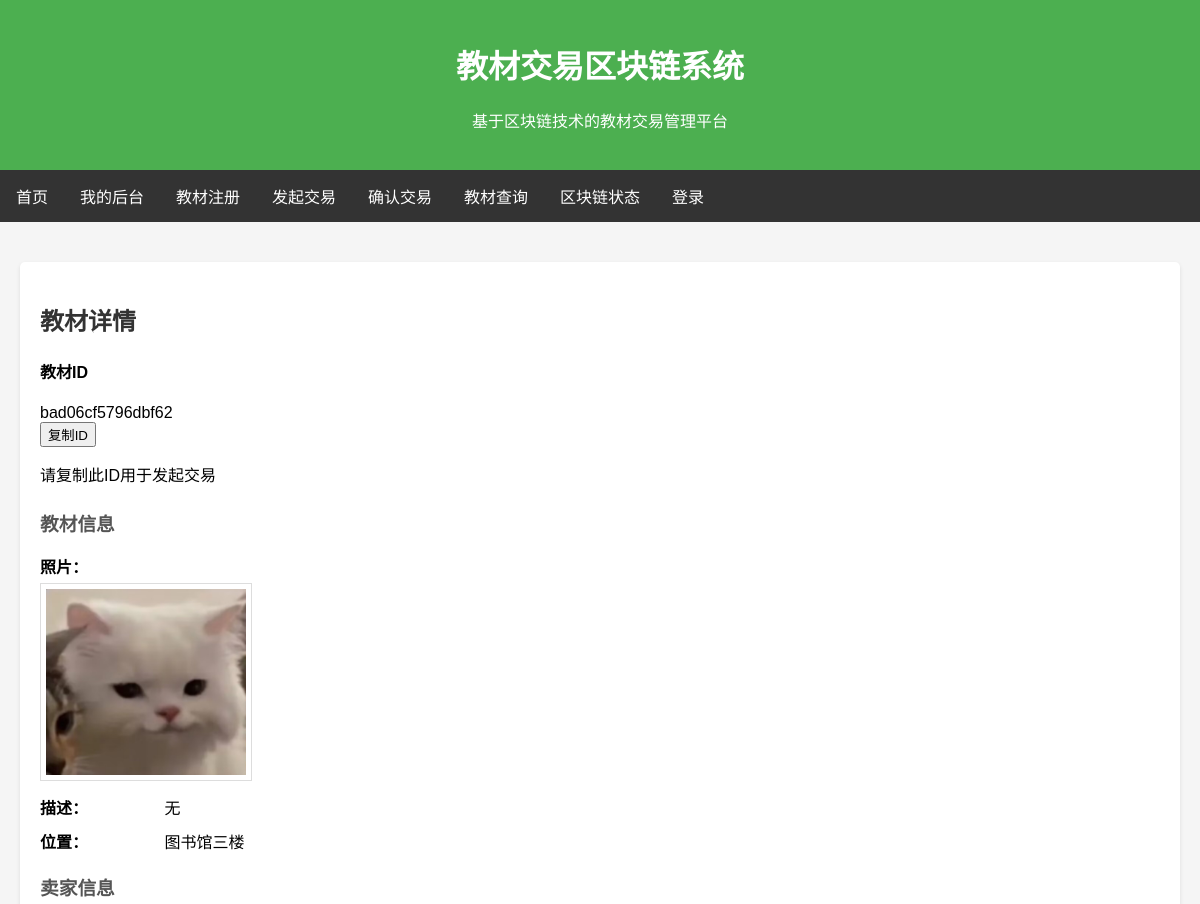
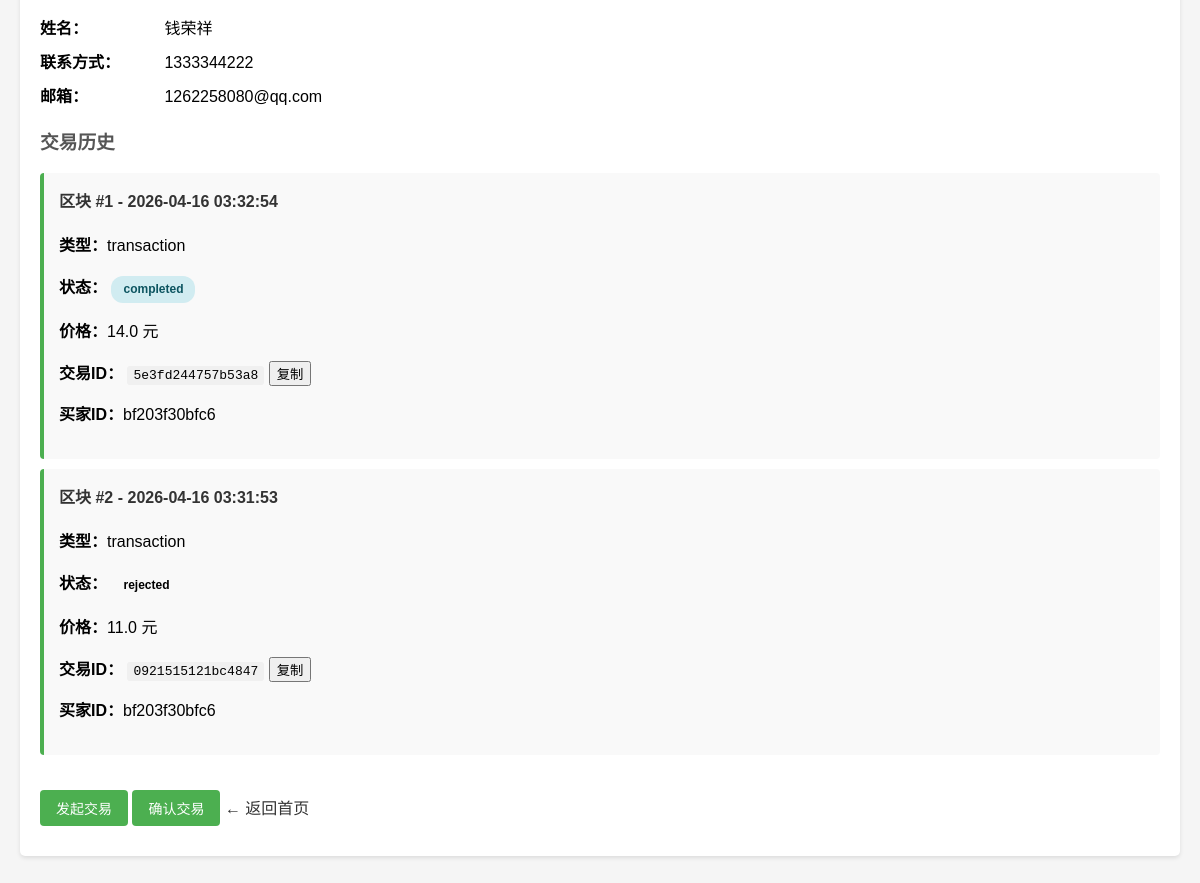
The app's page /textbook/bad06cf5796dbf62 with its own data (2 pictures, top to bottom).
### tables this page shows
CREATE TABLE textbook_metadata (
            textbook_id TEXT PRIMARY KEY,
            photos TEXT,
            description TEXT,
            seller_id TEXT,
            location TEXT,
            created_at TIMESTAMP DEFAULT CURRENT_TIMESTAMP,
            FOREIGN KEY (seller_id) REFERENCES users(user_id)
        );

CREATE TABLE users (
            user_id TEXT PRIMARY KEY,
            name TEXT NOT NULL,
            contact TEXT NOT NULL,
            email TEXT,
            password_hash TEXT,
            created_at TIMESTAMP DEFAULT CURRENT_TIMESTAMP
        );

CREATE TABLE transactions (
            transaction_id TEXT PRIMARY KEY,
            textbook_id TEXT,
            buyer_id TEXT,
            offer_price REAL,
            status TEXT,
            blockchain_hash TEXT,
            created_at TIMESTAMP DEFAULT CURRENT_TIMESTAMP,
            updated_at TIMESTAMP DEFAULT CURRENT_TIMESTAMP,
            FOREIGN KEY (textbook_id) REFERENCES textbook_metadata(textbook_id),
            FOREIGN KEY (buyer_id) REFERENCES users(user_id)
        );

### app.py (the view)
@app.route('/textbook/<textbook_id>')
def textbook_detail(textbook_id):
    history = transaction_system.get_textbook_history(textbook_id)
    combined_info = db_manager.get_combined_textbook_info(textbook_id, history)
    return render_template('textbook_detail.html',
                         textbook_id=textbook_id,
                         history=history,
                         combined_info=combined_info)

### database.py (called while the page is built)
    def get_user(self, user_id):
        conn = sqlite3.connect(self.db_path)
        cursor = conn.cursor()
        cursor.execute('SELECT * FROM users WHERE user_id = ?', (user_id,))
        user = cursor.fetchone()
        conn.close()
        if user:
            return {
                'user_id': user[0],
                'name': user[1],
                'contact': user[2],
                'email': user[3],
                'created_at': user[4]
            }
        return None

    def get_textbook_metadata(self, textbook_id):
        conn = sqlite3.connect(self.db_path)
        cursor = conn.cursor()
        cursor.execute('SELECT * FROM textbook_metadata WHERE textbook_id = ?', (textbook_id,))
        metadata = cursor.fetchone()
        conn.close()
        if metadata:
            return {
                'textbook_id': metadata[0],
                'photos': metadata[1],
                'description': metadata[2],
                'seller_id': metadata[3],
                'location': metadata[4],
                'created_at': metadata[5]
            }
        return None

    def get_combined_textbook_info(self, textbook_id, blockchain_history):
        metadata = self.get_textbook_metadata(textbook_id)
        combined_info = {
            'blockchain_history': blockchain_history,
            'metadata': metadata
        }
        if metadata and metadata['seller_id']:
            seller_info = self.get_user(metadata['seller_id'])
            combined_info['seller_info'] = seller_info
        return combined_info

    def get_transactions_by_textbook(self, textbook_id):
        conn = sqlite3.connect(self.db_path)
        cursor = conn.cursor()
        cursor.execute('SELECT * FROM transactions WHERE textbook_id = ? ORDER BY created_at DESC', (textbook_id,))
        txs = cursor.fetchall()
        conn.close()
        transactions = []
        for tx in txs:
            transactions.append({
                'transaction_id': tx[0],
                'textbook_id': tx[1],
                'buyer_id': tx[2],
                'offer_price': tx[3],
                'status': tx[4],
                'blockchain_hash': tx[5],
                'created_at': tx[6],
                'updated_at': tx[7]
            })
        return transactions

### fisco_client.py (called while the page is built, shortened)
    def is_available(self):
        if not getattr(self, "client", None):
            return False

### textbook_service.py (called while the page is built)
    def _chain_available(self):
        return bool(fisco_client and fisco_client.is_available())

### templates/textbook_detail.html (shortened to what this page needs)
<!DOCTYPE html>
<html lang="zh-CN">
<head>
</head>
<body>
    <header>
        <h1>教材交易区块链系统</h1>
        <p>基于区块链技术的教材交易管理平台</p>
    </header>
    <nav>
        <a href="/">首页</a>
        <a href="/dashboard">我的后台</a>
        <a href="/textbook/register">教材注册</a>
        <a href="/transaction/initiate">发起交易</a>
        <a href="/transaction/confirm">确认交易</a>
        <a href="/textbook/search">教材查询</a>
        <a href="/blockchain/status">区块链状态</a>
        {% if session.get('user_id') %}
            <a href="/auth/logout">退出</a>
        {% else %}
            <a href="/auth/login">登录</a>
        {% endif %}
    </nav>
    <div class="container">
        <div class="card">
            <h2>教材详情</h2>
            <div class="textbook-id-display">
                <h4>教材ID</h4>
                <div class="textbook-id-value" id="textbookId">{{ textbook_id }}</div>
                <button class="copy-btn" onclick="copyText('textbookId')">复制ID</button>
                <p class="hint">请复制此ID用于发起交易</p>
            </div>
            {% if combined_info.metadata %}
            <h3>教材信息</h3>
            <div class="info-item">
                <span class="info-label">照片：</span>
                <span>
                    {% if combined_info.metadata.photos %}
                        {% set photos = combined_info.metadata.photos.split(',') %}
                        {% for photo in photos %}
                            {% if photo %}
                            <div style="margin: 5px 0;">
                                <img src="/uploads/{{ photo }}" alt="教材照片" style="max-width: 200px; max-height: 200px; border: 1px solid #ddd; padding: 5px;">
                            </div>
                            {% endif %}
                        {% endfor %}
                    {% else %}
                        无
                    {% endif %}
                </span>
            </div>
            <div class="info-item">
                <span class="info-label">描述：</span>
                <span>{{ combined_info.metadata.description or '无' }}</span>
            </div>
            <div class="info-item">
                <span class="info-label">位置：</span>
                <span>{{ combined_info.metadata.location or '无' }}</span>
            </div>
            {% endif %}
            {% if combined_info.seller_info %}
            <h3>卖家信息</h3>
            <div class="info-item">
                <span class="info-label">姓名：</span>
                <span>{{ combined_info.seller_info.name }}</span>
            </div>
            <div class="info-item">
                <span class="info-label">联系方式：</span>
                <span>{{ combined_info.seller_info.contact }}</span>
            </div>
            <div class="info-item">
                <span class="info-label">邮箱：</span>
                <span>{{ combined_info.seller_info.email or '无' }}</span>
            </div>
            {% endif %}
            <h3>交易历史</h3>
            {% if history %}
                {% for record in history %}
                <div class="history-item">
                    <h4>区块 #{{ record.block_index }} - {{ record.timestamp }}</h4>
                    <p><strong>类型：</strong>{{ record.transaction.type }}</p>
                    <p><strong>状态：</strong>
                        <span class="status-badge
                            {% if record.transaction.status == 'completed' %}status-completed{% endif %}
                        ">
                            {{ record.transaction.status }}
                        </span>
                    </p>
                    {% if record.transaction.offer_price %}
                    <p><strong>价格：</strong>{{ record.transaction.offer_price }} 元</p>
                    {% endif %}
                    {% if record.transaction.transaction_id %}
                    <p><strong>交易ID：</strong>
                        <span style="font-family: monospace; background-color: #f0f0f0; padding: 2px 6px; border-radius: 3px;">{{ record.transaction.transaction_id }}</span>
                        <button class="copy-btn" onclick="copyTextToClipboard('{{ record.transaction.transaction_id }}')">复制</button>
                    </p>
                    {% endif %}
                    {% if record.transaction.buyer_id %}
                    <p><strong>买家ID：</strong>{{ record.transaction.buyer_id }}</p>
                    {% endif %}
                </div>
                {% endfor %}
            {% else %}
                <p>暂无交易记录</p>
            {% endif %}
            <div style="margin-top: 20px;">
                <a href="/transaction/initiate" class="btn">发起交易</a>
                <a href="/transaction/confirm" class="btn">确认交易</a>
                <a href="/" class="back-link">← 返回首页</a>
            </div>
        </div>
    </div>
</body>
</html>

### templates/textbook_detail.html (style rules this page uses)
body { font-family: Arial, sans-serif; margin: 0; padding: 0; background-color: #f5f5f5; }
.container { max-width: 1200px; margin: 0 auto; padding: 20px; }
header { background-color: #4CAF50; color: white; padding: 20px; text-align: center; }
nav { background-color: #333; overflow: hidden; }
nav a { float: left; display: block; color: white; text-align: center; padding: 14px 16px; text-decoration: none; }
.card { background-color: white; padding: 20px; margin: 20px 0; border-radius: 5px; box-shadow: 0 2px 4px rgba(0,0,0,0.1); }
h2 { color: #333; }
h3 { color: #555; margin-top: 20px; }
p { line-height: 1.6; }
.info-item { margin: 10px 0; }
.info-label { font-weight: bold; display: inline-block; width: 120px; }
.history-item { background-color: #f9f9f9; padding: 15px; margin: 10px 0; border-left: 4px solid #4CAF50; border-radius: 4px; }
.history-item h4 { margin-top: 0; color: #333; }
.status-badge { display: inline-block; padding: 4px 12px; border-radius: 12px; font-size: 12px; font-weight: bold; }
.status-completed { background-color: #d1ecf1; color: #0c5460; }
.back-link { display: inline-block; margin-top: 20px; color: #333; text-decoration: none; }
.btn { display: inline-block; background-color: #4CAF50; color: white; padding: 8px 16px; text-decoration: none; border-radius: 4px; margin: 10px 0; font-size: 14px; }

### records on screen
textbook_metadata: photos (picture), metadata "无", metadata "图书馆三楼"
users: seller_info.name "钱荣祥", seller_info.contact "1333344222", seller_info "1262258080@qq.com"
transactions: block_index "1", timestamp "2026-04-16 03:32:54", transaction.type "transaction", transaction.status "completed", transaction.offer_price "14.0", transaction.transaction_id "5e3fd244757b53a8", transaction.buyer_id "bf203f30bfc6"
transactions: block_index "2", timestamp "2026-04-16 03:31:53", transaction.type "transaction", transaction.status "rejected", transaction.offer_price "11.0", transaction.transaction_id "0921515121bc4847", transaction.buyer_id "bf203f30bfc6"

### other values on screen
{{ textbook_id }} "bad06cf5796dbf62"
